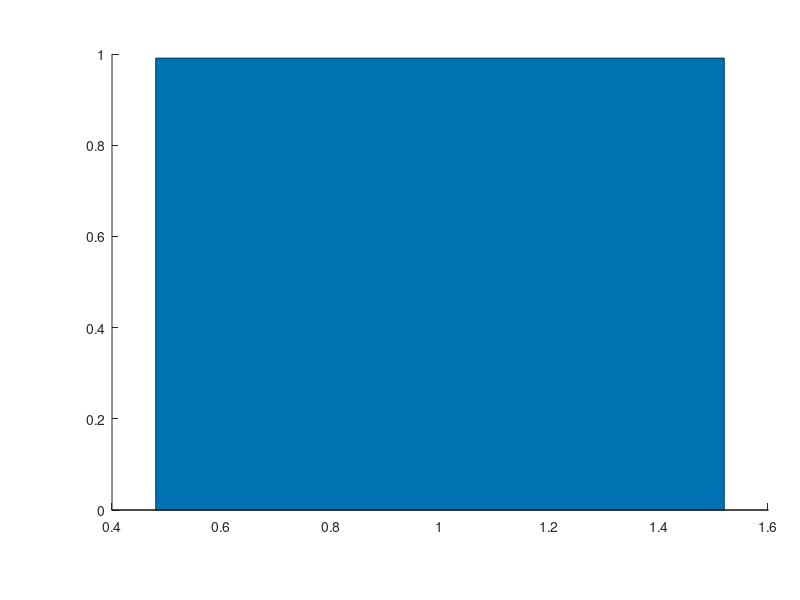

The MATLAB script that drew this image: (Note: this script raises an error after producing the figure.)
% ============================================================
%  IEEE-Format Bar Chart: Jain Fairness Index on AoI
%  Four scheduling policies at B* = 5 (greedy optimal)
%  K=4/cell, T=200, N_mc=500, R_th=12 Mbps, C=12
% ============================================================

close all; clear; clc;

% ── Data ─────────────────────────────────────────────────────
policies = {'Greedy','Round Robin','Periodic','Random'};
jfi_vals = [0.9908, 0.9490, 0.9786, 0.9513];

% ── Colors — matched to line figure ──────────────────────────
% Greedy   → blue
% RR       → teal-green  (swapped from orange)
% Periodic → vermillion  (swapped from yellow)
% Random   → purple
col_greedy   = [0,   114, 178] / 255;   % blue
col_rr       = [0,   158, 115] / 255;   % teal-green  #009E73
col_periodic = [213,  94,   0] / 255;   % vermillion  #D55E00
col_random   = [150,  60, 180] / 255;   % purple
bar_colors   = [col_greedy; col_rr; col_periodic; col_random];

% ── Figure: IEEE single-column 3.5 x 2.8 inches ─────────────
fig = figure('Units','inches', ...
             'Position',[1 1 3.5 2.8], ...
             'Color','white');

ax = axes('Parent', fig, ...
          'Position', [0.14, 0.15, 0.82, 0.76]);
hold(ax, 'on');

% ── Draw bars ────────────────────────────────────────────────
nb = numel(jfi_vals);
for i = 1:nb
    bar(ax, i, jfi_vals(i), ...
        0.52, ...
        'FaceColor',   bar_colors(i,:), ...
        'EdgeColor',   bar_colors(i,:) * 0.55, ...
        'LineWidth',   0.8, ...
        'FaceAlpha',   0.88);
end

% ── Perfect fairness reference line ──────────────────────────
yline(ax, 1.0, ...
    'Color',     [0.30 0.30 0.30], ...
    'LineStyle', '--', ...
    'LineWidth', 0.9, ...
    'Label',     '', ...
    'LabelHorizontalAlignment', 'left', ...
    'LabelVerticalAlignment',   'bottom', ...
    'FontName',  'Times New Roman', ...
    'FontSize',  7, ...
    'Interpreter','latex');

% ── Value labels on top of each bar ──────────────────────────
y_offset = 0.0008;
for i = 1:nb
    text(ax, i, jfi_vals(i) + y_offset, ...
        sprintf('%.4f', jfi_vals(i)), ...
        'HorizontalAlignment', 'center', ...
        'VerticalAlignment',   'bottom', ...
        'FontName',  'Times New Roman', ...
        'FontSize',  7.5, ...
        'FontWeight','normal', ...
        'Interpreter','none', ...
        'Color', bar_colors(i,:) * 0.55);
end

hold(ax, 'off');

% ── Axes formatting ──────────────────────────────────────────
ax.FontName             = 'Times New Roman';
ax.FontSize             = 9;
ax.TickLabelInterpreter = 'latex';
ax.XLim                 = [0.5, 4.5];
ax.XTick                = 1:4;
ax.XTickLabel           = {'Greedy','RR','Periodic','Random'};
ax.YLim                 = [0.93, 1.005];
ax.YTick                = [0.93, 0.94, 0.95, 0.96, 0.97, 0.98, 0.99, 1.00];
ax.YTickLabel           = {'0.93','0.94','0.95','0.96', ...
                            '0.97','0.98','0.99','1.00'};
ax.YMinorTick           = 'off';
ax.Box                  = 'on';
ax.LineWidth            = 0.9;
ax.XGrid                = 'off';
ax.YGrid                = 'on';
ax.GridLineStyle        = '-';
ax.GridAlpha            = 0.22;
ax.GridColor            = [0.60 0.60 0.60];
ax.TickDir              = 'in';
ax.TickLength           = [0.015 0.015];
ax.Layer                = 'top';
ax.XLimitMethod         = 'tight';

% ── Axis labels ──────────────────────────────────────────────
xlabel(ax, '', ...
    'Interpreter','latex', ...
    'FontName','Times New Roman', ...
    'FontSize',9);

ylabel(ax, '$\mathcal{J}$ (AoI)', ...
    'Interpreter','latex', ...
    'FontName','Times New Roman', ...
    'FontSize',9);

% ── Export ───────────────────────────────────────────────────
set(fig,'PaperUnits','inches','PaperSize',[3.5 2.8], ...
    'PaperPosition',[0 0 3.5 2.8]);

print(fig,'fig_JFI_AoI_bar','-dpdf','-r600');
print(fig,'fig_JFI_AoI_bar','-dpng','-r600');
print(fig,'fig_JFI_AoI_bar','-depsc','-r600');

fprintf('Saved: fig_JFI_AoI_bar.pdf / .png / .eps\n');
fprintf('\nJFI Summary:\n');
for i = 1:nb
    fprintf('  %-14s : %.4f\n', policies{i}, jfi_vals(i));
end
fprintf('  Best policy  : %s (%.4f)\n', ...
    policies{jfi_vals == max(jfi_vals)}, max(jfi_vals));
fprintf('  Greedy gain over worst: +%.4f\n', ...
    max(jfi_vals) - min(jfi_vals));
